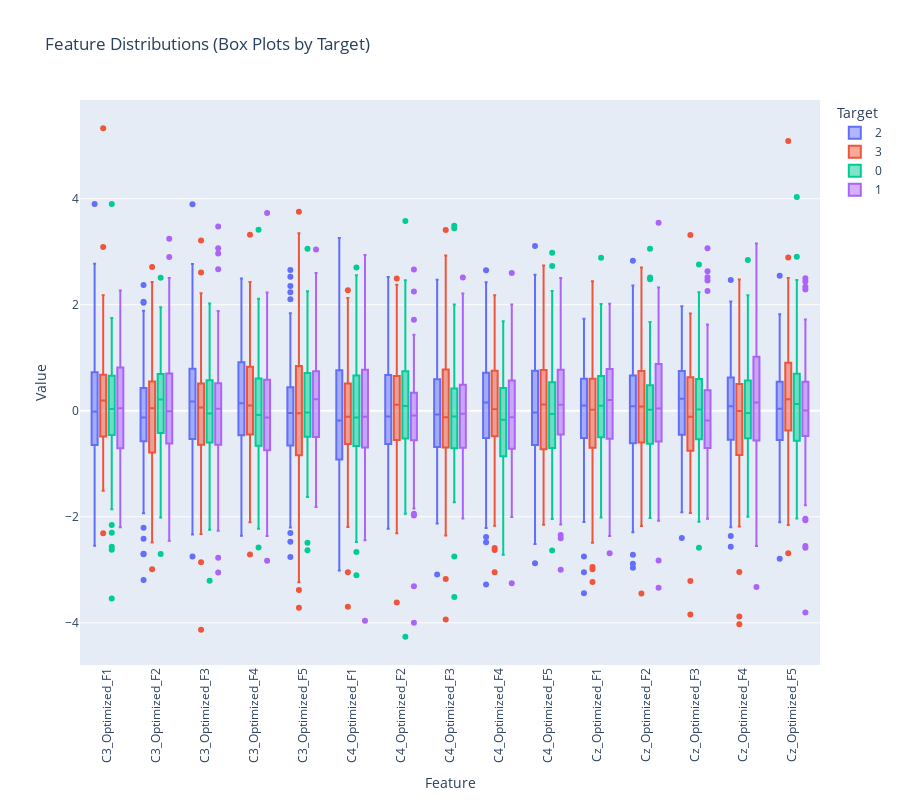

Notebook source saved alongside this figure:
### Code cell
import plotly.express as px

# 1. Prepare data (using original df for interpretability)
plot_df = df.copy()
plot_df['Target'] = plot_df['Target'].astype(str)

# Melt to long format
df_long = plot_df.melt(
    id_vars=['Target', 'Subject_ID', 'Trial_ID'],
    value_vars=feature_cols,
    var_name='Feature',
    value_name='Value'
)

# 2. Create Box Plot
fig = px.box(
    df_long,
    x='Feature',
    y='Value',
    color='Target', # Different box color for each Target class
    title='Feature Distributions (Box Plots by Target)',
    height=800,
    points="outliers" # Show outlier dots only (or use "all" to see all dots)
)

# 3. Formatting
fig.update_layout(
    xaxis_tickangle=-90, # Vertical feature names
    boxmode='group'      # Group boxes of different targets side-by-side
)

fig.show()

### Figure 1 — Plotly figure (JSON) as saved in the notebook; plotly's stock layout.template omitted (floating-point values rounded to 4 significant figures; data arrays with more than 128 entries replaced by an {"elided": "..."} marker saying what was removed)
{"data": [{"alignmentgroup": "True", "boxpoints": "outliers", "hovertemplate": "Target=2<br>Feature=%{x}<br>Value=%{y}<extra></extra>", "legendgroup": "2", "marker": {"color": "#636efa"}, "name": "2", "notched": false, "offsetgroup": "2", "orientation": "v", "showlegend": true, "type": "box", "x": {"elided": "1680 str values"}, "x0": " ", "xaxis": "x", "y": {"elided": "1680 float values"}, "y0": " ", "yaxis": "y"}, {"alignmentgroup": "True", "boxpoints": "outliers", "hovertemplate": "Target=3<br>Feature=%{x}<br>Value=%{y}<extra></extra>", "legendgroup": "3", "marker": {"color": "#EF553B"}, "name": "3", "notched": false, "offsetgroup": "3", "orientation": "v", "showlegend": true, "type": "box", "x": {"elided": "2010 str values"}, "x0": " ", "xaxis": "x", "y": {"elided": "2010 float values"}, "y0": " ", "yaxis": "y"}, {"alignmentgroup": "True", "boxpoints": "outliers", "hovertemplate": "Target=0<br>Feature=%{x}<br>Value=%{y}<extra></extra>", "legendgroup": "0", "marker": {"color": "#00cc96"}, "name": "0", "notched": false, "offsetgroup": "0", "orientation": "v", "showlegend": true, "type": "box", "x": {"elided": "1590 str values"}, "x0": " ", "xaxis": "x", "y": {"elided": "1590 float values"}, "y0": " ", "yaxis": "y"}, {"alignmentgroup": "True", "boxpoints": "outliers", "hovertemplate": "Target=1<br>Feature=%{x}<br>Value=%{y}<extra></extra>", "legendgroup": "1", "marker": {"color": "#ab63fa"}, "name": "1", "notched": false, "offsetgroup": "1", "orientation": "v", "showlegend": true, "type": "box", "x": {"elided": "1440 str values"}, "x0": " ", "xaxis": "x", "y": {"elided": "1440 float values"}, "y0": " ", "yaxis": "y"}], "layout": {"boxmode": "group", "height": 800, "legend": {"title": {"text": "Target"}, "tracegroupgap": 0}, "title": {"text": "Feature Distributions (Box Plots by Target)"}, "xaxis": {"anchor": "y", "domain": [0, 1], "tickangle": -90, "title": {"text": "Feature"}}, "yaxis": {"anchor": "x", "domain": [0, 1], "title": {"text": "Value"}}}}
